Frame 1 (no input): blank canvas, image omitted
Frame 60 (no input): blank canvas, image omitted
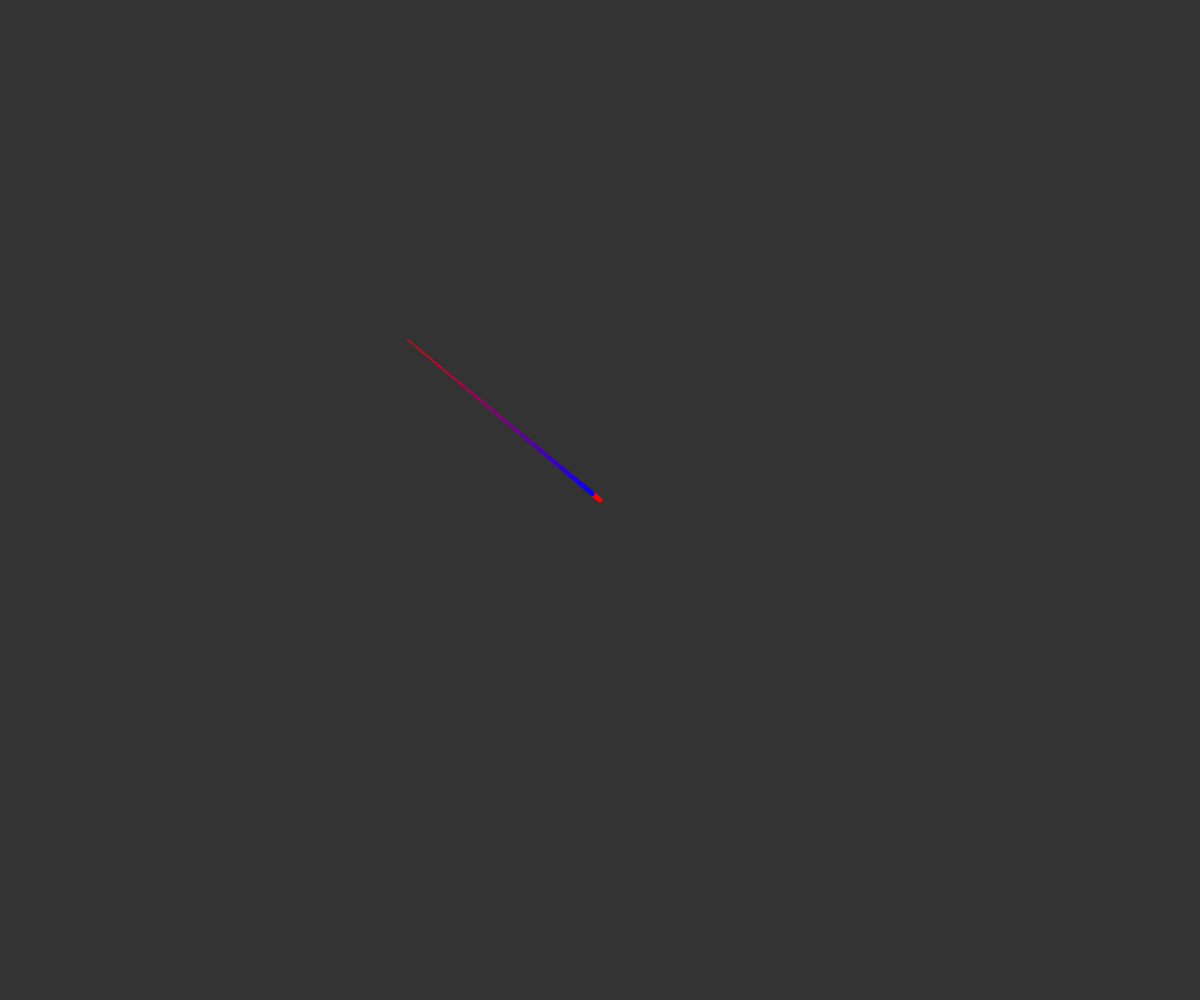
Frame 120 (the mouse pressed at the canvas centre since frame 60)

The p5.js sketch whose frames 1 and 60 were blank and that drew this single picture after the mouse press (run headless with seeded random() and noise() and a simulated clock; from frame 60 on, the mouse is pressed at the canvas centre):

// p5.js sketch
// ── sketch.js
var snake;

function setup() {
  // Set up canvas - fill screen with grid
  canvas = createCanvas(windowWidth, windowHeight);
  canvas.elt.style.position = 'fixed';
  canvas.style('top', '0');
  canvas.style('left', '0');
  canvas.style('z-index', '-1');

  snake = new Snake(25, 10);
}

function touchMoved(event) {
  return false; // return false to block page scrolling
}

function draw() {
  background(51);

  snake.follow(mouseX, mouseY);
  snake.update();
  snake.show();

}

// ── segment.js
function Segment(length_, angle_, parent) {
  this.a = createVector();
  this.angle = angle_;
  this.len = length_;
  this.b = createVector();
  this.parent = parent;
  this.col = 255;
  this.sw = 5;
  if (parent) {
    this.follow(this.parent.a.x, this.parent.a.y);
  }
}

Segment.prototype.followParent = function() {
  this.follow(this.parent.a.x, this.parent.a.y);
};

Segment.prototype.follow = function(tx, ty) {
  var target = createVector(tx, ty);
  var dir = p5.Vector.sub(target, this.a);
  this.angle = dir.heading();

  dir.setMag(this.len);
  dir.mult(-1);

  this.a = p5.Vector.add(target, dir);
};

Segment.prototype.calcB = function() {
  var dx = this.len * cos(this.angle);
  var dy = this.len * sin(this.angle);
  this.b.set(this.a.x + dx, this.a.y + dy);
};

Segment.prototype.update = function() {
  this.calcB();
};

Segment.prototype.show = function() {
  stroke(this.col, 0, 255 - this.col);
  strokeWeight(this.sw);
  line(this.a.x, this.a.y, this.b.x, this.b.y);
};

// ── snake.js
function Snake(nSegs, len) {
  this.body = [new Segment(len, 0)];
  this.len = nSegs;

  for (i = 1; i < nSegs; i++) {
    append(this.body,
      new Segment(len, 0, this.body[i - 1]));
    this.body[i].col = 255 * i / nSegs;
    this.body[i].sw = map(i, 0, this.len, 5, 1);
  }
  console.log(this.body);
}

Snake.prototype.follow = function(tx, ty) {
  this.body[0].follow(tx, ty);
  for (i = 1; i < this.len; i++) {
    this.body[i].followParent();
  }
};

Snake.prototype.update = function() {
  for (i = 0; i < this.len; i++) {
    this.body[i].update();
  }
};

Snake.prototype.show = function() {
  for (i = 0; i < this.len; i++) {
    this.body[i].show();
  }
};
